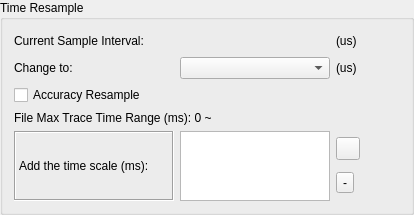
       <widget class="QGroupBox" name="groupResample">
        <property name="minimumSize">
         <size>
          <width>0</width>
          <height>0</height>
         </size>
        </property>
        <property name="maximumSize">
         <size>
          <width>550</width>
          <height>16777215</height>
         </size>
        </property>
        <property name="title">
         <string>Time Resample</string>
        </property>
        <layout class="QGridLayout" name="gridLayout_4">
         <item row="0" column="0">
          <layout class="QHBoxLayout" name="horizontalLayout_13">
           <item>
            <widget class="QLabel" name="label_15">
             <property name="minimumSize">
              <size>
               <width>160</width>
               <height>0</height>
              </size>
             </property>
             <property name="text">
              <string>Current Sample Interval:</string>
             </property>
            </widget>
           </item>
           <item>
            <widget class="QLabel" name="labelCurrentInterval">
             <property name="minimumSize">
              <size>
               <width>150</width>
               <height>0</height>
              </size>
             </property>
             <property name="text">
              <string/>
             </property>
            </widget>
           </item>
           <item>
            <widget class="QLabel" name="label_17">
             <property name="text">
              <string>(us)</string>
             </property>
            </widget>
           </item>
           <item>
            <spacer name="horizontalSpacer_10">
             <property name="orientation">
              <enum>Qt::Horizontal</enum>
             </property>
             <property name="sizeHint" stdset="0">
              <size>
               <width>40</width>
               <height>20</height>
              </size>
             </property>
            </spacer>
           </item>
          </layout>
         </item>
         <item row="1" column="0">
          <layout class="QHBoxLayout" name="horizontalLayout_15">
           <item>
            <widget class="QLabel" name="label_16">
             <property name="minimumSize">
              <size>
               <width>160</width>
               <height>0</height>
              </size>
             </property>
             <property name="text">
              <string>Change to:</string>
             </property>
            </widget>
           </item>
           <item>
            <widget class="QComboBox" name="comboInterval">
             <property name="sizePolicy">
              <sizepolicy hsizetype="Preferred" vsizetype="Fixed">
               <horstretch>0</horstretch>
               <verstretch>0</verstretch>
              </sizepolicy>
             </property>
             <property name="minimumSize">
              <size>
               <width>150</width>
               <height>0</height>
              </size>
             </property>
            </widget>
           </item>
           <item>
            <widget class="QLabel" name="label_18">
             <property name="text">
              <string>(us) </string>
             </property>
            </widget>
           </item>
           <item>
            <spacer name="horizontalSpacer_11">
             <property name="orientation">
              <enum>Qt::Horizontal</enum>
             </property>
             <property name="sizeHint" stdset="0">
              <size>
               <width>40</width>
               <height>20</height>
              </size>
             </property>
            </spacer>
           </item>
          </layout>
         </item>
         <item row="5" column="0">
          <layout class="QHBoxLayout" name="horizontalLayout_19">
           <item>
            <layout class="QHBoxLayout" name="horizontalLayout_20">
             <item>
              <widget class="QLabel" name="label_14">
               <property name="minimumSize">
                <size>
                 <width>160</width>
                 <height>0</height>
                </size>
               </property>
               <property name="frameShape">
                <enum>QFrame::Box</enum>
               </property>
               <property name="frameShadow">
                <enum>QFrame::Sunken</enum>
               </property>
               <property name="text">
                <string>Add the time scale (ms): </string>
               </property>
              </widget>
             </item>
             <item>
              <widget class="QListView" name="listTimeRange">
               <property name="maximumSize">
                <size>
                 <width>150</width>
                 <height>70</height>
                </size>
               </property>
              </widget>
             </item>
             <item>
              <layout class="QVBoxLayout" name="verticalLayout_5">
               <item>
                <widget class="QToolButton" name="toolAddTime">
                 <property name="text">
                  <string/>
                 </property>
                 <property name="icon">
                  <iconset resource="image.qrc">
                   <normaloff>:/new/prefix1/image/Crystal_Clear_action_edit_add.png</normaloff>:/new/prefix1/image/Crystal_Clear_action_edit_add.png</iconset>
                 </property>
                </widget>
               </item>
               <item>
                <widget class="QToolButton" name="toolRemoveTime">
                 <property name="text">
                  <string>-</string>
                 </property>
                 <property name="icon">
                  <iconset resource="image.qrc">
                   <normaloff>:/new/prefix1/image/Crystal_Clear_action_edit_remove.png</normaloff>:/new/prefix1/image/Crystal_Clear_action_edit_remove.png</iconset>
                 </property>
                </widget>
               </item>
              </layout>
             </item>
            </layout>
           </item>
           <item>
            <spacer name="horizontalSpacer_12">
             <property name="orientation">
              <enum>Qt::Horizontal</enum>
             </property>
             <property name="sizeHint" stdset="0">
              <size>
               <width>40</width>
               <height>20</height>
              </size>
             </property>
            </spacer>
           </item>
          </layout>
         </item>
         <item row="3" column="0">
          <widget class="QCheckBox" name="checkAcResample">
           <property name="text">
            <string>Accuracy Resample</string>
           </property>
          </widget>
         </item>
         <item row="4" column="0">
          <layout class="QHBoxLayout" name="horizontalLayout_18">
           <item>
            <widget class="QLabel" name="label_11">
             <property name="maximumSize">
              <size>
               <width>220</width>
               <height>16777215</height>
              </size>
             </property>
             <property name="text">
              <string>File Max Trace Time Range (ms): 0 ~</string>
             </property>
            </widget>
           </item>
           <item>
            <widget class="QLabel" name="labelMaxTime">
             <property name="text">
              <string/>
             </property>
            </widget>
           </item>
          </layout>
         </item>
        </layout>
       </widget>
